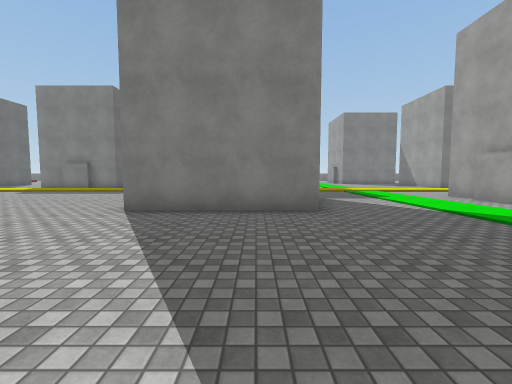
view 1 (above)

19 first-person views from a walk through a scene from a Unity 3-D project. The camera is 1.4 m above the floor, tilts 4° down and sees 90° across. The floor is counted in squares, 2 m on a side. Each view is taken from the middle of a square. On the plan, view 1 faces up. The plan holds only what a view shows up to about 9 squares ahead; the rest is blank. The place goes on beyond the plan. The player is left out. Surface patterns are stand-ins for the level's own textures.

view 2
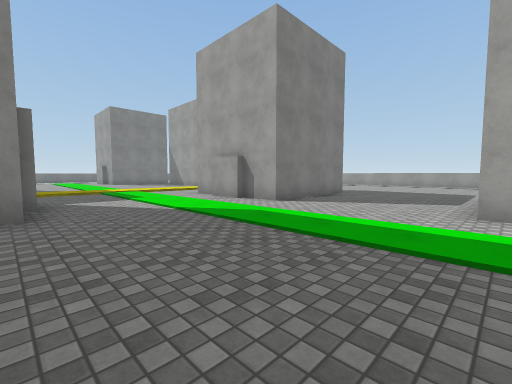

view 3
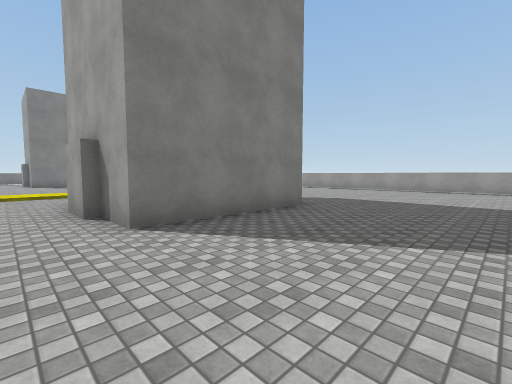

view 4
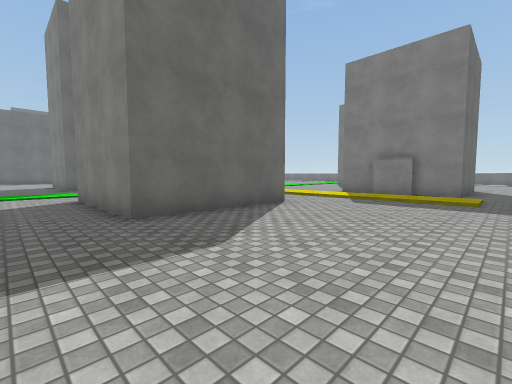

view 5
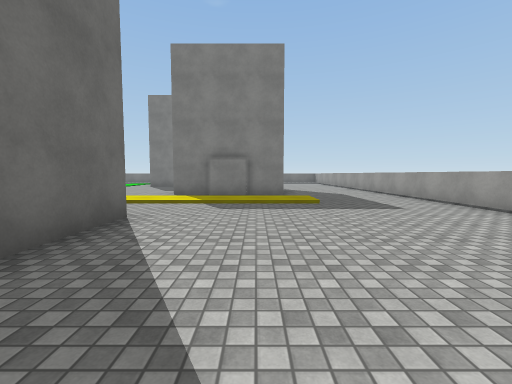

view 6
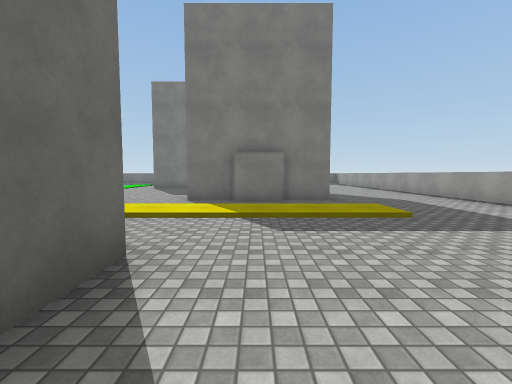

view 7
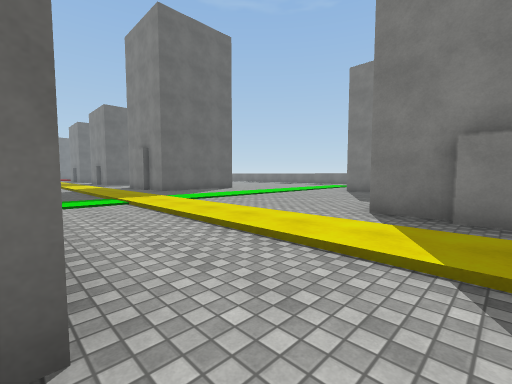

view 8
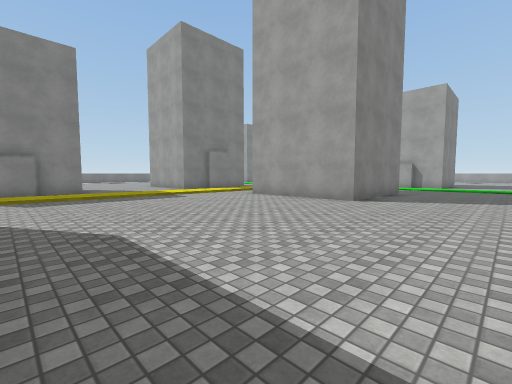

view 9
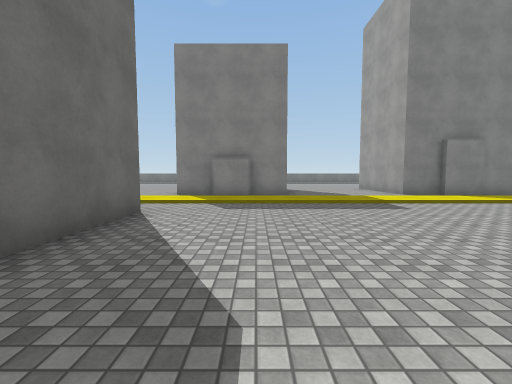

view 10
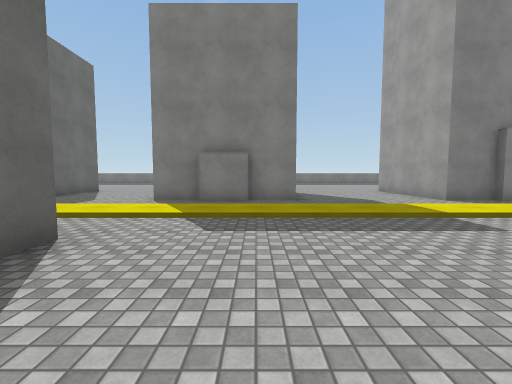

view 11
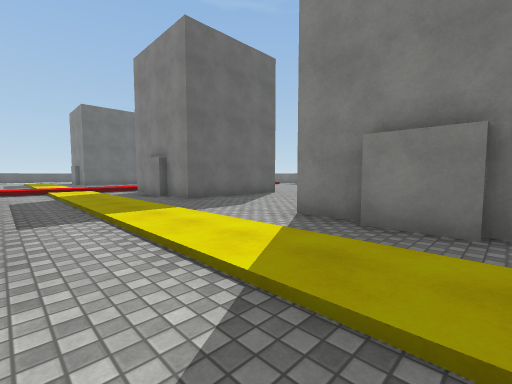

view 12
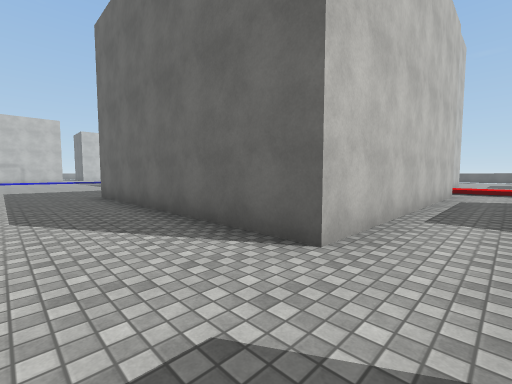

view 13
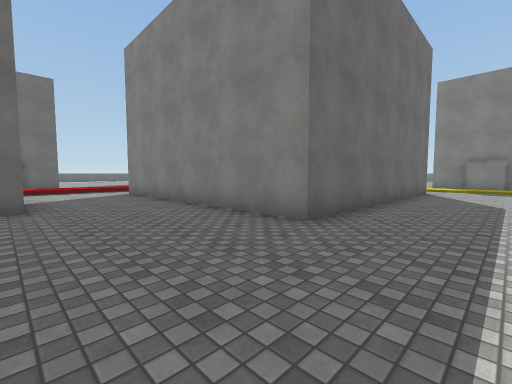

view 14
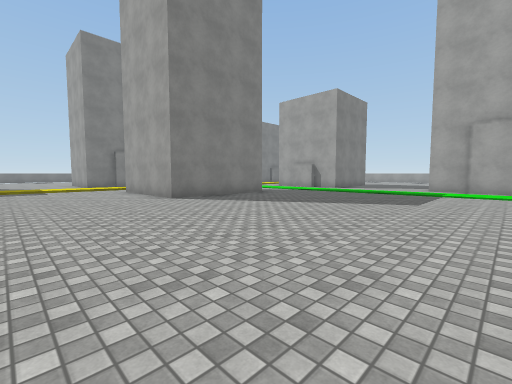

view 15
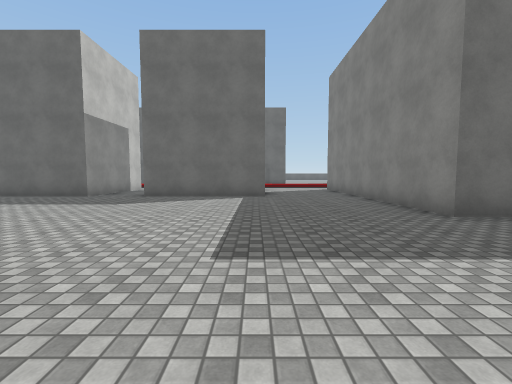

view 16
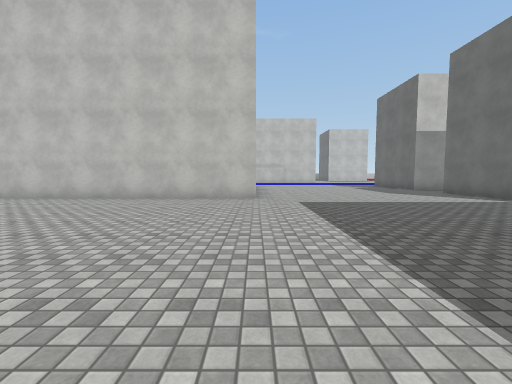

view 17
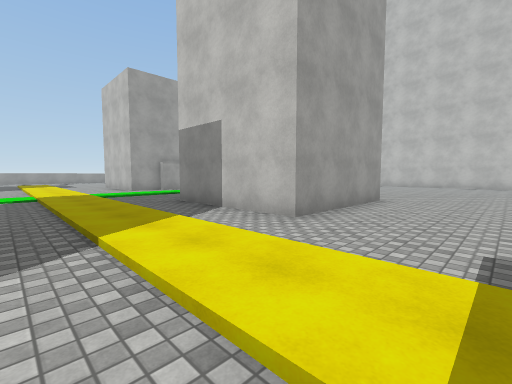

view 18
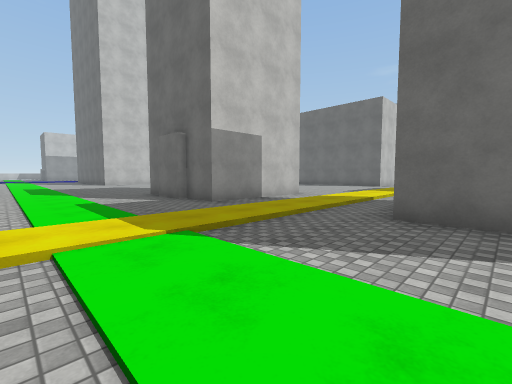

view 19
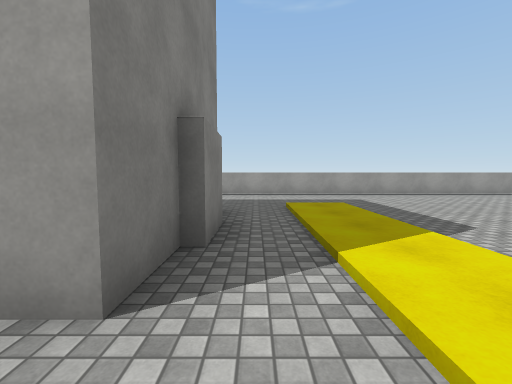

### Floor plan
Key: @ floor where view 1 was taken; # wall or solid block; . main floor; : floor 0.25 m higher than the main floor; / step, stairs or slope.
Columns run from 18 left of view 1 to 17 right of it. Each row starts with its distance up from view 1.
 14    #....    ...#  #.........   #...#
 13  ###....####...####.........####...#
 12 ...................................#
 11 ::::::::::::::::::::::::::::::::...#
 10 //////////////////////./////////...#
  9 ...................................#
  8  #######........####.....#  #......#
  7        #........#  #....##  #......#
  6        #........#  #....##  #......#
  5        #........####.....####......#
  4        #...........................#
  3        #...........................#
  2  #######...........................#
  1 ...................................#
  0 ..................@......#
 -1 ........................##
 -2     #.................. #
 -3     #..............
 -4     #......########
 -5     #......
 -6    ......
 -7    .....
 -8    ##..
 -9     #.
-10     #

Positions as (right, up) in squares from view 1, and headings:
1: (0, 0), facing up
2: (1, 0), facing up-right
3: (5, 1), facing up-right
4: (14, 3), facing up-left
5: (12, 4), facing up
6: (11, 6), facing up
7: (11, 8), facing up-left
8: (-9, 2), facing up-right
9: (-8, 4), facing up
10: (-8, 6), facing up
11: (-8, 9), facing up-left
12: (-8, 10), facing down-left
13: (-8, -2), facing up-left
14: (-6, -2), facing up-right
15: (-6, -2), facing left
16: (-7, 4), facing down
17: (-5, 12), facing down-right
18: (5, 14), facing down-left
19: (8, 12), facing right
